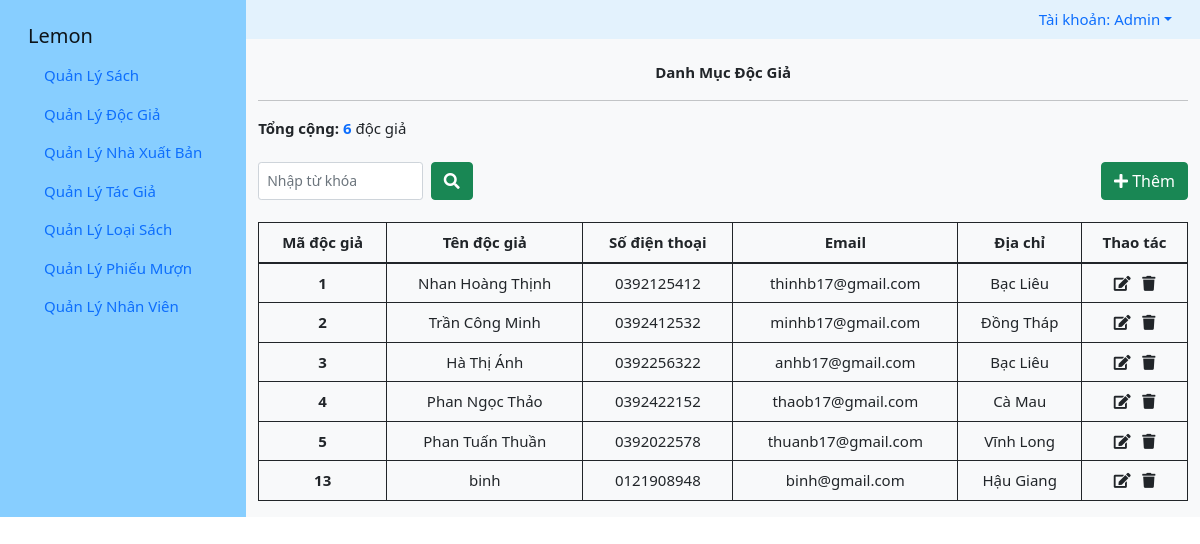
Screenshot of /admin/QLDG.php (signed in) with the database file from the repository.
### tables this page shows
CREATE TABLE `nhanvien` (
  `manv` int(11) NOT NULL,
  `tennv` varchar(50) NOT NULL,
  `sdt` varchar(10) NOT NULL,
  `email` varchar(100) DEFAULT NULL,
  `diachi` varchar(100) DEFAULT NULL,
  `matkhau` varchar(100) DEFAULT NULL
);

CREATE TABLE `docgia` (
  `madg` int(11) NOT NULL,
  `tendg` varchar(50) NOT NULL,
  `sdt` varchar(10) NOT NULL,
  `email` varchar(100) DEFAULT NULL,
  `diachi` varchar(100) DEFAULT NULL
);

### database/function.php (called while the page is built, shortened)
<?php
    function nvtheomanv($manv) {
        require '../database/config.php';
        $sql = "SELECT * FROM nhanvien WHERE manv = $manv";
        $result = $conn->query($sql);
        $data = $result->fetch_assoc();
        return $data;
    }
    function dsdg() {
        require '../database/config.php';
        $data = array();
        $sql = "SELECT * FROM docgia";
        $result = $conn->query($sql);
        while ($row = $result->fetch_assoc())
            $data[] = $row;
        return $data;
    };
?>

### admin/QLDG.php (the view, shortened to what this page needs)
<?php
    include('./header.php');
    $key='';
    if(isset($_GET["tim"]) && !empty($_GET["tim"])) {
        $key = $_GET["tim"];
        $dataDG = timdldg($key);
    } else {
        $dataDG = dsdg();
    }
?>
<div class="container-fluid">
    <br>
        <div class="title">Danh Mục Độc Giả</div>
        <hr>
        <b>Tổng cộng: <span class="text-primary"><?php echo count($dataDG)?></span></b> độc giả<br><br>
        <div class="row">
            <div class="col-md-3">
                <form class="d-flex">
                    <input class="form-control form-control-sm me-2" name="tim" value="<?php echo $key ?>" type="search" placeholder="Nhập từ khóa" aria-label="Search">
                    <button class="btn btn-success" type="submit"><i class="fas fa-search"></i></button>
                </form>
            </div>
            <div class="col-md">
                <div class="d-flex justify-content-end">
                    <a href="../admin/addDG.php" class="btn btn-success"><i class="fas fa-plus"></i> Thêm</a>
                </div>
            </div>
        </div>
        <br>
        <table class="table table-bordered border-dark table-hover">
        <thead>
            <tr style="text-align: center">
                <th scope="col">Mã độc giả</th>
                <th scope="col">Tên độc giả</th>
                <th scope="col">Số điện thoại</th>
                <th scope="col">Email</th>
                <th scope="col">Địa chỉ</th>
                <th scope="col">Thao tác</th>
            </tr>
            </thead>
            <tbody style="text-align: center">
                <?php if(!empty($dataDG)) {
                    foreach ($dataDG as $key => $value) { ?>
                        <tr>
                            <th scope="row"><?php echo $value['madg']?></th>
                            <td><?php echo $value['tendg'] ?></td>
                            <td><?php echo $value['sdt'] ?></td>
                            <td><?php echo $value['email'] ?></td>
                            <td><?php echo $value['diachi'] ?></td>
                            <td>
                                <a href="../admin/editDG.php?madg=<?php echo $value['madg']?>" class="link-dark"><i class="fas fa-edit"></i></a>&nbsp;&nbsp;
                                <a href="?madg=<?php echo $value['madg']?>" class="link-dark"><i class="fas fa-trash"></i></a>
                            </td>
                        </tr>
                    <?php }
                } else {
                    ?>
            </tbody>
        </table>
        <?php echo '<p class="text-danger text-center">Danh sách rỗng';}?>
    </div>
</div>

### admin/header.php (shortened to what this page needs)
<?php
  include('../database/config.php');
  include('../database/function.php');
  if (isset($_COOKIE['email'])) {
     $manv = $_COOKIE['manv'];
     $data = nvtheomanv($manv);
     $tennv = $data['tennv'];
  } else {
    header('Location: ../login.php');
  }
?>
<!DOCTYPE html>
<html>
<head>
    <link href="https://cdn.jsdelivr.net/npm/bootstrap@5.1.1/dist/css/bootstrap.min.css" rel="stylesheet">
    <link rel="stylesheet" type="text/css" href="../css/style.css">
    <link rel="stylesheet" href="../icon/fontawesome-free-5.15.4-web/css/all.min.css">
</head>
<body>
    <div class="container-fluid" style="font-size: 15px; background-color: rgb(135 206 255)">
      <div class="row">
        <div class="col-md-auto">
          <nav id="navbar-example3" class="navbar navbar-light flex-column align-items-stretch p-3">
            <a class="navbar-brand" href="index_admin.php">Lemon</a>
            <nav class="nav flex-column">
              <a class="nav-link active" aria-current="page" href="index_admin.php">Quản Lý Sách</b></a>
              <a class="nav-link" href="QLDG.php">Quản Lý Độc Giả</a>
              <a class="nav-link" href="QLNXB.php">Quản Lý Nhà Xuất Bản</a>
              <a class="nav-link" href="QLTG.php"> Quản Lý Tác Giả</a>
              <a class="nav-link" href="QLLS.php">Quản Lý Loại Sách</a>
              <a class="nav-link" href="QLPM.php">Quản Lý Phiếu Mượn</a>
              <?php if($_COOKIE['manv'] == 1):?>
                <a class="nav-link" href="QLNV.php">Quản Lý Nhân Viên</a>
              <?php endif; ?>
            </nav>
          </nav>
        </div>
        <div class="col-md bg-light">
          <div class="row">
            <div class="col" style="background-color: #e3f2fd;">
              <ul class="nav justify-content-end">
                <li class="nav-item dropdown">
                  <a class="nav-link dropdown-toggle" data-bs-toggle="dropdown" href="#" role="button" aria-expanded="false">Tài khoản: <?php echo $tennv ?></a>
                </li>
              </ul>
            </div>

### css/style.css (style rules this page uses)
.title { font-weight: bold; text-align: center; }

### rows the page displays
nhanvien: tennv "Admin"
docgia: madg "1", tendg "Nhan Hoàng Thịnh", sdt "0392125412", email "thinhb17@gmail.com", diachi "Bạc Liêu"
docgia: madg "2", tendg "Trần Công Minh", sdt "0392412532", email "minhb17@gmail.com", diachi "Đồng Tháp"
docgia: madg "3", tendg "Hà Thị Ánh", sdt "0392256322", email "anhb17@gmail.com", diachi "Bạc Liêu"
docgia: madg "4", tendg "Phan Ngọc Thảo", sdt "0392422152", email "thaob17@gmail.com", diachi "Cà Mau"
docgia: madg "5", tendg "Phan Tuấn Thuần", sdt "0392022578", email "thuanb17@gmail.com", diachi "Vĩnh Long"
docgia: madg "13", tendg "binh", sdt "0121908948", email "binh@gmail.com", diachi "Hậu Giang"

### other values shown
count($dataDG) "6"
